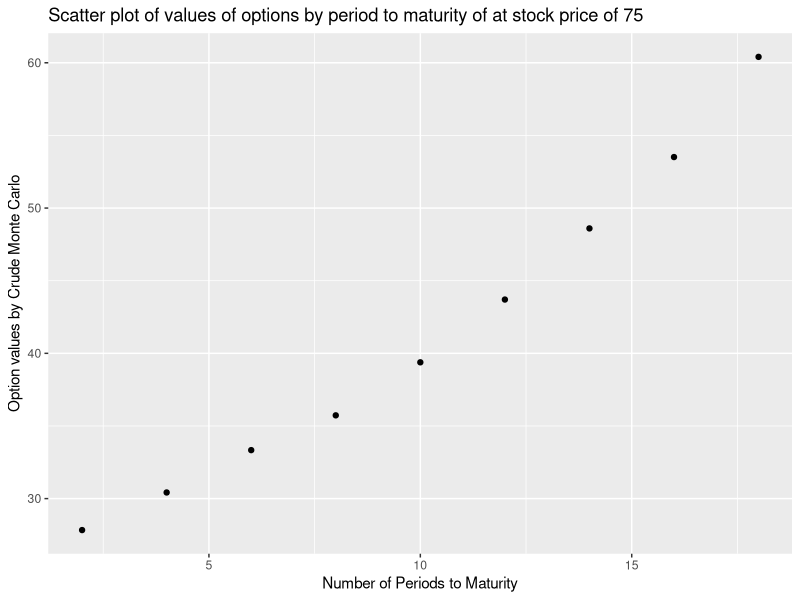
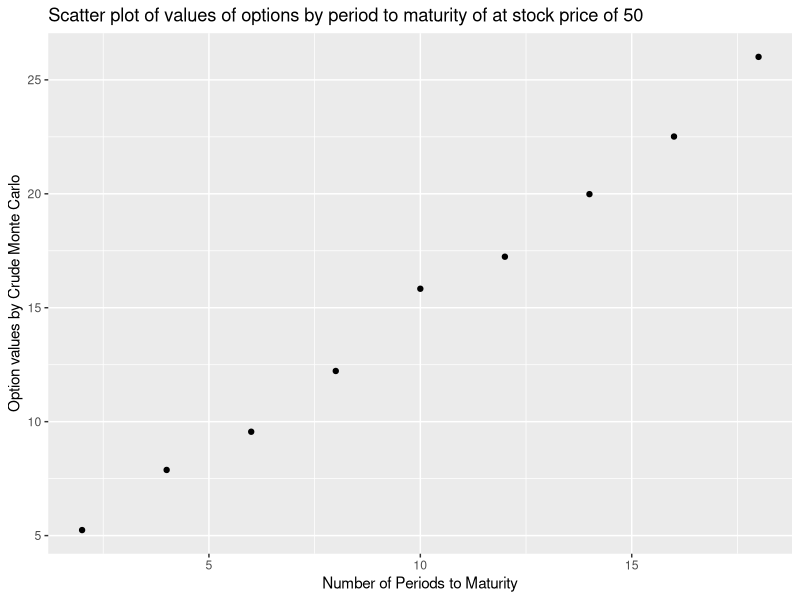
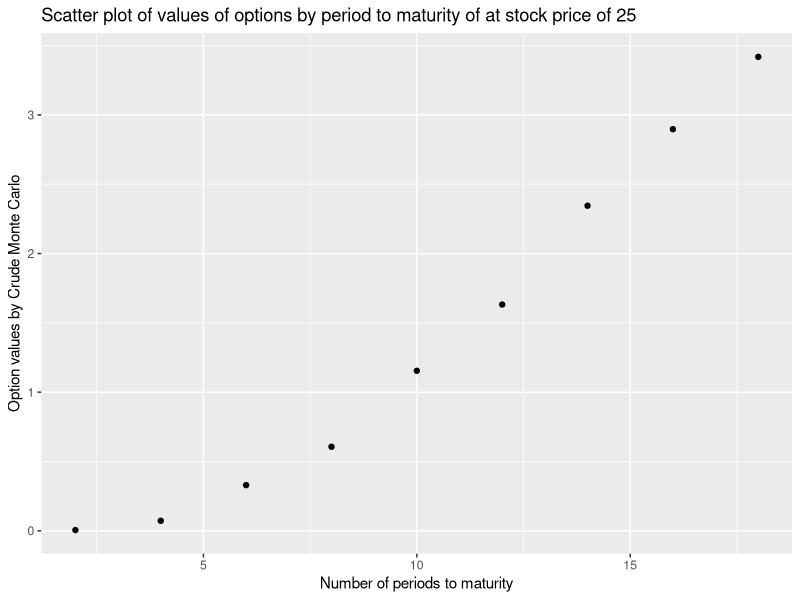
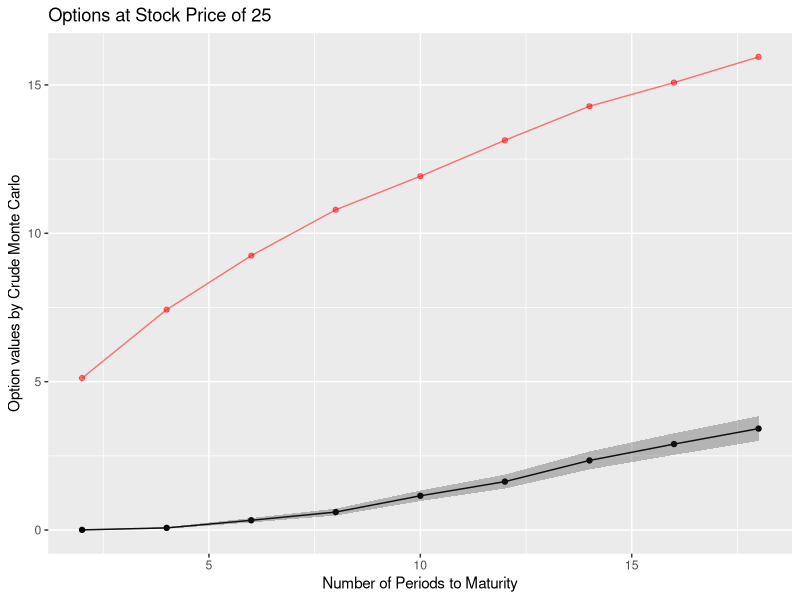

Reproduce these figures in R, in order. (Note: this script raises an error after producing the figures.)
## ---- chunk 1
set.seed(400)
library(tidyr)
library(tidyverse)
library(rmarkdown)
library(ggplot2)
library(dbplyr)
## ---- chunk 2
trials = 5000
periods_to_maturity = c(2,4,6,8,10,12,14,16,18,20)
stock_prices = c(25, 50, 75)
stockExerciseRatio = c(0.5, 1, 1.25)
E = 50
r = 0.015
sigma_squared = 0.025 
dividend = 0.25

#chosen from October 2021, but others can be chosen to try to match historical data
yield_points = c(.06, 0.07, 0.085, 0.095, .1, .11, 0.12, 0.14, .16,.36)
inflation_rate = 0.069

#rate to be used to evaluate the present day value of an investment
risk_free_rate = function(inflation_rate, period_to_maturity){
  quarters = c(2,4,6,8,10,12,14,16,18,20)
  interpolate_yield_curve = approxfun(x = quarters, y = yield_points)
  return(inflation_rate - interpolate_yield_curve(period_to_maturity))
}


# an individual evaluation of a trial for a single option valuation problem
generate_option_val = function(stock_price, r, period_to_maturity, sigma){
  x_tilda = rnorm(periods_to_maturity, mean = 0, sd = 1)
  for (i in 1:period_to_maturity){
    new_q_price = stock_price * exp((r - (sigma^2)/2) + sigma * x_tilda[i])
    #case where trial needs to be restarted from price at quarter t rather than quarter 1(see p. 329 of Boyle(1977))
    if (new_q_price -  dividend <= 0){
      stock_price = generate_stock_price(stock_price, r, period_to_maturity - i + 1, sigma)
      break 
    }
    #case where we need to pay out dividends to evaluate new stock price
    else{
      stock_price = new_q_price - dividend
    }
  }
  future_option_value = max(c(stock_price - E, 0))
  return(future_option_value - risk_free_rate(inflation_rate,period_to_maturity)*future_option_value)
}

#simulation looking at the case of 2 quarters to maturity and a stock price of 25 matching
option_vals = rep(NA, trials)
for (i in 1:trials){
  option_vals[i] = generate_option_val(stock_prices[1], r, periods_to_maturity[1], sqrt(sigma_squared))
}
print(paste("option value: ",mean(option_vals)))
print(paste("se of estimate: ",sd(option_vals)/(sqrt(trials))))
## ---- chunk 3
set.seed(400)
trials = 5000
periods_to_maturity = c(2,4,6,8,10,12,14,16,18,20)
stock_prices = c(25, 50, 75)
stockExerciseRatio = c(0.5, 1, 1.5)
E = 50
r = 0.015
sigma = 0.025 
dividend = 0.25

#chosen from October 2021, but others can be chosen to try to match historical data
yield_points = c(.09,.1,.11,.16,.36)
#yield_points = c(.04,.06,.9,.10,.14)
#inflation_rate = .1585
inflation_rate = 0.062

#rate to be used to evaluate the present day value of an investment
risk_free_rate = function(inflation_rate, periods_to_maturity){
  quarters = c(2,4,8,12,20)
  interpolate_yield_curve = approxfun(x = quarters, y = yield_points)
  return(inflation_rate - interpolate_yield_curve(periods_to_maturity))
}


# an individual evaluation of a trial for a single option valuation problem
generate_option_val = function(stock_price, r, periods_to_maturity, sigma){
  x_tilda = rnorm(periods_to_maturity, mean = 0, sd = 1)
  for (i in 1:periods_to_maturity){
    new_q_price = stock_price * exp((r - (sigma^2)/2) + sigma * x_tilda[i])
    #case where trial needs to be restarted from price at quarter t rather than quarter 1(see p. 329 of Boyle(1977))
    if (new_q_price -  dividend <= 0){
      stock_price = generate_stock_price(stock_price, r, periods_to_maturity - i + 1, sigma)
      break 
    }
    #case where we need to pay out dividends to evaluate new stock price
    else{
      stock_price = new_q_price - dividend
    }
  }
  future_option_value = max(c(stock_price - E, 0))
  return(future_option_value - risk_free_rate(inflation_rate,periods_to_maturity)*future_option_value)
}

#simulation looking at the case of 2 quarters to maturity and a stock price of 25 matching
option_vals = rep(NA, trials)
newmean = c()
newsd = c()
option_mean_25 = c()
option_sd_25 = c()

## need this to make variable option_vals again but empty so numbers dont add to each other
option_vals = rep(NA, trials)

for (l in 1:9){
  for (i in 1:trials){
    option_vals[i] = generate_option_val(stock_prices[1], r, periods_to_maturity[l],sqrt(sigma))
  }
  option_mean_25 = append(option_mean_25,mean(option_vals))
  newsd = sd(option_vals)/(sqrt(trials))
  option_sd_25 = append(option_sd_25,newsd)
}

## now this is for stock prices at 50

option_vals = rep(NA, trials)
newmean = c()
newsd = c()
option_mean_50 = c()
option_sd_50 = c()
for (l in 1:9){
  for (i in 1:trials){
    option_vals[i] = generate_option_val(stock_prices[2], r, periods_to_maturity[l],sqrt(sigma))
  }
  option_mean_50 = append(option_mean_50,mean(option_vals))
  newsd = sd(option_vals)/(sqrt(trials))
  option_sd_50 = append(option_sd_50,newsd)
}


## now this is for stock prices at 75
option_vals = rep(NA, trials)
newmean = c()
newsd = c()
option_mean_75 = c()
option_sd_75 = c()
for (l in 1:9){
  for (i in 1:trials){
    option_vals[i] = generate_option_val(stock_prices[3], r, periods_to_maturity[l],sqrt(sigma))
  }
  option_mean_75 = append(option_mean_75,mean(option_vals))
  newsd = sd(option_vals)/(sqrt(trials))
  option_sd_75 = append(option_sd_75,newsd)
}




periods_to_maturity =c(2,4,6,8,10,12,14,16,18)

df_25 <- data.frame(Periods_til_maturity = periods_to_maturity, Option_values=option_mean_25, Standard_deviation=option_sd_25, lower_95_CI = option_mean_25 - 2*option_sd_25, upper_95_CI = option_mean_25 + 2*option_sd_25)
df_25 = round(df_25, 4)
df_25

df_50 <- data.frame(Periods_til_maturity = periods_to_maturity, Option_values=option_mean_50, Standard_deviation=option_sd_50, lower_95_CI = option_mean_50 - 2*option_sd_50, upper_95_CI = option_mean_50 + 2*option_sd_50)
df_50 = round(df_50, 4)
df_50

df_75 <- data.frame(Periods_til_maturity = periods_to_maturity, Option_values=option_mean_75,Standard_deviation=option_sd_75, lower_95_CI = option_mean_75 - 2*option_sd_75, upper_95_CI = option_mean_75 + 2*option_sd_75)
df_75 = round(df_75, 4)
df_75
## ---- chunk 4
ggplot(df_75, aes(x=Periods_til_maturity, y=Option_values)) + 
  geom_point()+
  xlab("Number of Periods to Maturity")+
  ylab("Option values by Crude Monte Carlo")+
  ggtitle("Scatter plot of values of options by period to maturity of at stock price of 75")


ggplot(df_50, aes(x=Periods_til_maturity, y=Option_values)) + 
  geom_point()+
  xlab("Number of Periods to Maturity")+
  ylab("Option values by Crude Monte Carlo")+
  ggtitle("Scatter plot of values of options by period to maturity of at stock price of 50")


ggplot(df_25, aes(x=Periods_til_maturity, y=Option_values)) + 
  geom_point()+
  xlab("Number of periods to maturity")+
  ylab("Option values by Crude Monte Carlo")+
  ggtitle("Scatter plot of values of options by period to maturity of at stock price of 25")

## ---- chunk 5
real_values_25 = c(0.004, 0.087, 0.273, 0.539, 0.879, 1.202, 1.547, 1.897, 2.281)
table1_25 = data.frame(x = periods_to_maturity, y = real_values_25)

real_values_50 = c(5.121, 7.427, 9.247, 10.793, 11.923, 13.135, 14.281, 15.079, 15.945)
table1_25 = data.frame(x = periods_to_maturity, y = real_values_50)

real_values_75 = c(26.445, 28.250, 29.832, 31.257, 32.319, 33.491, 34.835, 35.503, 36.382)
table1_75 = data.frame(x = periods_to_maturity, y = real_values_75)

ggplot() + 
  geom_point(aes(x=Periods_til_maturity, y=Option_values), df_25) + 
  geom_line(aes(x=Periods_til_maturity, y=Option_values), df_25) +
  geom_ribbon(aes(x=Periods_til_maturity, ymin = lower_95_CI, ymax = upper_95_CI), df_25, alpha = 0.3) + 
  geom_point(aes(x = x, y = y), data = table1_25, color = "red", alpha = 0.5) +
  geom_line(aes(x = x, y = y), data = table1_25, color = "red", alpha = 0.5) +
  xlab("Number of Periods to Maturity")+ ylab("Option values by Crude Monte Carlo")+
  ggtitle("Options at Stock Price of 25")

ggplot(df_50, aes(x=Periods_til_maturity, y=Option_values)) + 
  geom_point() + geom_line()+
  geom_ribbon(aes(ymin = lower_95_CI, ymax = upper_95_CI), alpha = 0.3) + 
  geom_point(aes(x = x, y = y), data = table1_50, color = "red", alpha = 0.5) +
  geom_line(aes(x = x, y = y), data = table1_50, color = "red", alpha = 0.5) +
  xlab("Number of Periods to Maturity")+
  ylab("Option values by Crude Monte Carlo")+
  ggtitle("Options at Stock Price of 50")

ggplot(df_75, aes(x=Periods_til_maturity, y=Option_values)) + 
  geom_point() + geom_line() +
  geom_ribbon(aes(ymin = lower_95_CI, ymax = upper_95_CI), alpha = 0.3) + 
  geom_point(aes(x = x, y = y), data = table1_75, color = "red", alpha = 0.5) +
  geom_line(aes(x = x, y = y), data = table1_75, color = "red", alpha = 0.5) +
  xlab("Number of Periods to Maturity")+ ylab("Option values by Crude Monte Carlo") +
  ggtitle("Options at Stock Price of 75")
